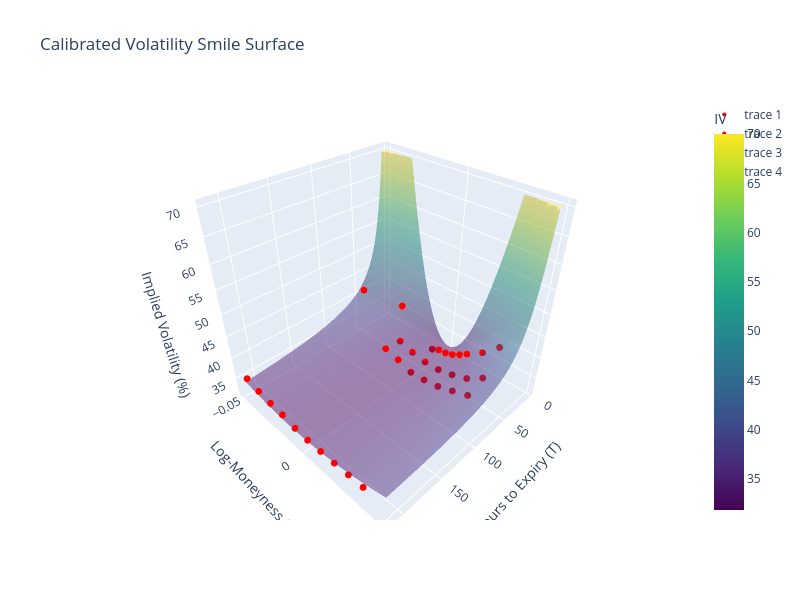

This figure's notebook cell:
### Code cell
analyze_vol_smile(df, S0, days_threshold=9, min_scale_time=120)

### Figure 1 — Plotly figure (JSON) as saved in the notebook; plotly's stock layout.template omitted (floating-point values rounded to 4 significant figures; data arrays with more than 128 entries replaced by an {"elided": "..."} marker saying what was removed)
{"data": [{"colorbar": {"title": {"text": "IV"}}, "colorscale": [[0, "#440154"], [0.1111, "#482878"], [0.2222, "#3e4989"], [0.3333, "#31688e"], [0.4444, "#26828e"], [0.5556, "#1f9e89"], [0.6667, "#35b779"], [0.7778, "#6ece58"], [0.8889, "#b5de2b"], [1, "#fde725"]], "opacity": 0.5, "type": "surface", "x": {"elided": "100x100 float values"}, "y": {"elided": "100x100 float values"}, "z": {"elided": "100x100 float values"}}, {"marker": {"color": "red", "size": 4}, "mode": "markers", "type": "scatter3d", "x": [46.22, 46.22, 46.22, 46.22, 46.22, 46.22, 46.22, 46.22], "y": [0.02778, -0.01874, -0.04773, 0.009429, 0.01865, 0.0001262, 0.03683, -0.009263], "z": [34.37, 33.52, 41.45, 32.23, 33.07, 32.08, 36.75, 32.58]}, {"marker": {"color": "red", "size": 4}, "mode": "markers", "type": "scatter3d", "x": [214.2, 214.2, 214.2, 214.2, 214.2, 214.2, 214.2, 214.2, 214.2, 214.2], "y": [0.009429, -0.009263, 0.02778, -0.02831, -0.04773, -0.03797, 0.03683, 0.0001262, -0.01874, 0.01865], "z": [33.3, 33.3, 33.7, 34.23, 35.42, 34.7, 33.89, 33.16, 33.97, 33.46]}, {"marker": {"color": "red", "size": 4}, "mode": "markers", "type": "scatter3d", "x": [22.22, 22.22, 22.22, 22.22, 22.22, 22.22, 22.22, 22.22, 22.22], "y": [0.01865, -0.02831, 0.02778, 0.009429, 0.0001262, 0.004788, 0.01405, -0.004558, 0.03683], "z": [35.83, 38.73, 38.28, 33.6, 32.74, 32.99, 34.6, 31.93, 41.58]}, {"marker": {"color": "red", "size": 4}, "mode": "markers", "type": "scatter3d", "x": [70.22, 70.22, 70.22, 70.22, 70.22, 70.22, 70.22], "y": [-0.009263, -0.01874, 0.01865, 0.0001262, 0.03683, 0.009429, 0.02778], "z": [33.15, 33.97, 32.88, 32.01, 35.33, 32.28, 34.07]}], "layout": {"height": 600, "scene": {"xaxis": {"title": {"text": "Hours to Expiry (T)"}}, "yaxis": {"title": {"text": "Log-Moneyness (k)"}}, "zaxis": {"title": {"text": "Implied Volatility (%)"}}}, "title": {"text": "Calibrated Volatility Smile Surface"}, "width": 800}}
